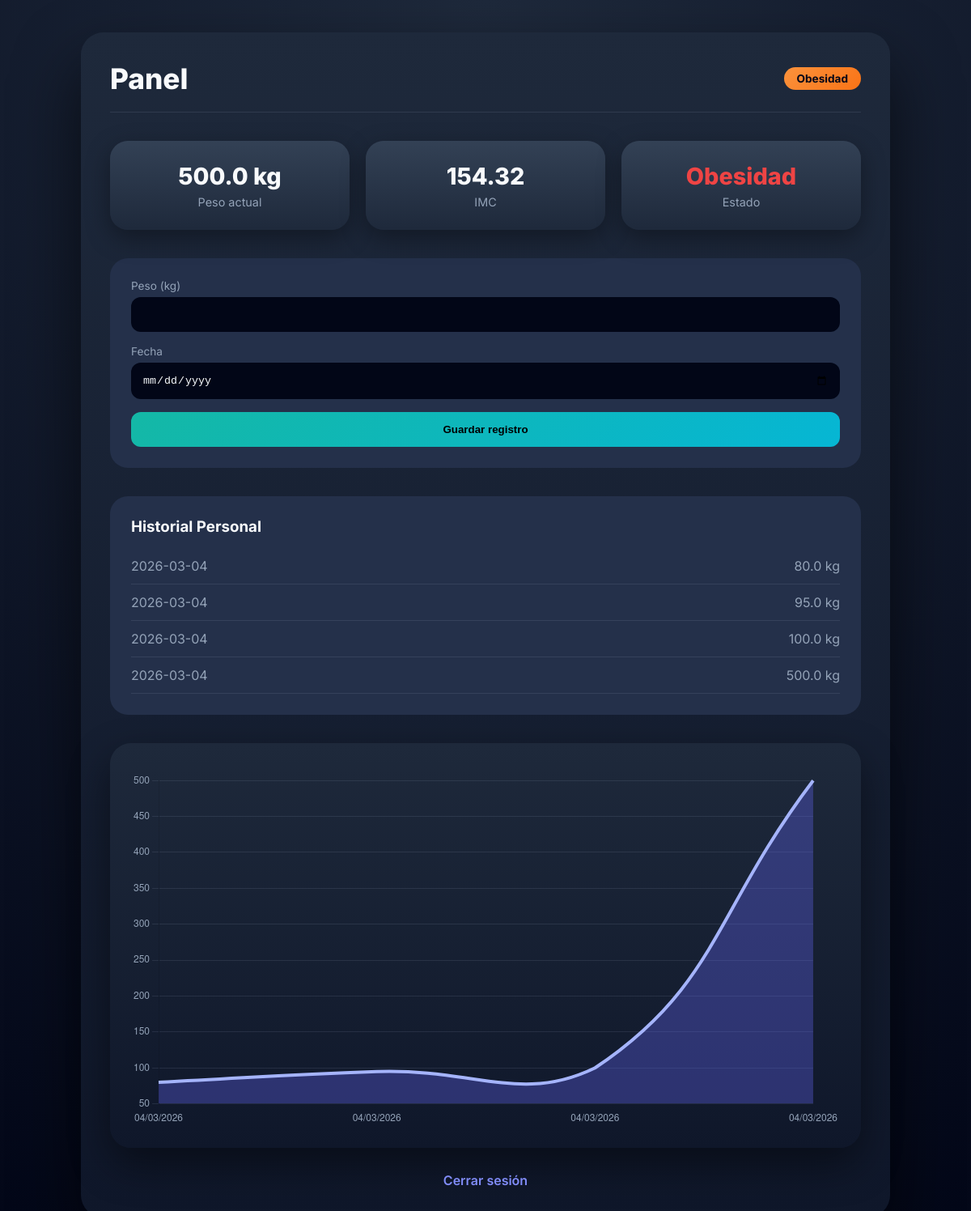
Screenshot of / (signed in) with the database file from the repository.
### tables this page shows
CREATE TABLE registros (
            id INTEGER PRIMARY KEY AUTOINCREMENT,
            user_id INTEGER,
            peso REAL,
            fecha TEXT,
            FOREIGN KEY(user_id) REFERENCES users(id)
        );

### src/app.py (the view)
@app.get("/")
@jwt_required()
def home():
    current_user_id = get_jwt_identity()
    claims = get_jwt()
    es_admin = claims.get("rol") == "admin"
    registros = RegistroPeso.obtener_por_usuario(current_user_id)
    registros = sorted(registros, key=lambda r: r[2])
    altura = Usuario.get_altura(current_user_id)
    ultimo_peso = registros[-1][1] if registros else 0
    imc = None
    estado = "—"
    color_estado = "#94a3b8"
    if altura and ultimo_peso:
        imc = round(ultimo_peso / ((altura / 100) ** 2), 2)
        if imc < 18.5: estado, color_estado = "Bajo peso", "#fbbf24"
        elif imc < 25: estado, color_estado = "Normopeso", "#4ade80"
        elif imc < 30: estado, color_estado = "Sobrepeso", "#fb923c"
        else: estado, color_estado = "Obesidad", "#ef4444"
    labels = [datetime.strptime(r[2], "%Y-%m-%d").strftime("%d/%m/%Y") for r in registros]
    data = [r[1] for r in registros]
    return render_template(
        "home.html",
        registros=registros,
        peso_actual=ultimo_peso,
        imc=imc,
        estado=estado,
        color_estado=color_estado,
        altura=altura,
        labels=labels,
        data=data,
        hoy=date.today().strftime("%Y-%m-%d"),
        es_admin=es_admin  # <--- ¡PASAMOS EL DATO AQUÍ!
    )

### src/app.py (called while the page is built)
@app.after_request
def aplicar_seguridad(response):
    response.headers['Strict-Transport-Security'] = 'max-age=31536000; includeSubDomains'
    response.headers['Content-Security-Policy'] = csp_string
    response.headers['X-Content-Type-Options'] = 'nosniff'
    response.headers['X-Frame-Options'] = 'SAMEORIGIN'
    return response

### src/db.py (called while the page is built)
def get_connection():
    return sqlite3.connect(DB_PATH)

### src/models.py (called while the page is built)
    @staticmethod
    def get_altura(user_id):
        conn = get_connection()
        cur = conn.cursor()
        cur.execute("SELECT altura FROM users WHERE id=?", (user_id,))
        row = cur.fetchone()
        conn.close()
        return row[0] if row else None

    @staticmethod
    def obtener_por_usuario(user_id):
        conn = get_connection()
        cur = conn.cursor()
        cur.execute("""
            SELECT id, peso, fecha
            FROM registros
            WHERE user_id=?
            ORDER BY fecha DESC
        """, (user_id,))
        rows = cur.fetchall()
        conn.close()
        return rows

### templates/home.html (shortened to what this page needs)
<!DOCTYPE html>
<html lang="es">
<head>
</head>
<body>
<div class="panel">
    {% if es_admin %}
    <div class="header">
        <h1>Panel de Control 🛡️</h1>
    </div>
    <div class="stats" style="grid-template-columns: 1fr;">
        <div class="stat">
            <div class="stat-value">Modo Administrador</div>
            <div class="stat-label">Gestión global del sistema activada</div>
        </div>
    </div>
    <div class="form-card" style="text-align: center; padding: 40px;">
        <p style="margin-bottom: 25px; color: var(--muted); font-size: 1.1rem;">
            Bienvenido, Jefe. Desde aquí puedes supervisar la actividad de todos los usuarios registrados.
        </p>
        <a href="/admin/registros" class="btn-admin">
            📊 Acceder a Registros Globales
        </a>
    </div>
    {% else %}
    <div class="header">
        <h1>Panel</h1>
        <div class="status">{{ estado }}</div>
    </div>
    <div class="stats">
        <div class="stat">
            <div class="stat-value">{{ peso_actual }} kg</div>
            <div class="stat-label">Peso actual</div>
        </div>
        <div class="stat">
            <div class="stat-value">{{ imc }}</div>
            <div class="stat-label">IMC</div>
        </div>
        <div class="stat">
            <div class="stat-value" style="color:{{ color_estado }}">{{ estado }}</div>
            <div class="stat-label">Estado</div>
        </div>
    </div>
    <div class="form-card">
        <form method="POST" action="/registro">
            <label>Peso (kg)</label>
            <input type="number" step="0.01" name="peso" required>
            <label>Fecha</label>
            <input type="date" name="fecha" required min="2000-01-01" max="{{ hoy }}">
            <button>Guardar registro</button>
        </form>
    </div>
    <div class="historial">
        <h3>Historial Personal</h3>
        {% if registros %}
            {% for r in registros %}
            <div class="item">
                <span>{{ r[2] }}</span>
                <span>{{ r[1] }} kg</span>
            </div>
            {% endfor %}
        {% else %}
            <p style="color:var(--muted)">No hay registros aún.</p>
        {% endif %}
    </div>
    {% if registros %}
    <div class="chart-card">
        <canvas id="chart"></canvas>
    </div>
    {% endif %}
    {% endif %}
    <div class="links">
        <a href="/logout" class="btn-logout">Cerrar sesión</a>
    </div>
</div>
{% if registros %}
<script>
const labels = {{ labels | tojson | safe }};
const data = {{ data | tojson | safe }};
new Chart(document.getElementById('chart'), {
    type: 'line',
    data: {
        labels: labels,
        datasets: [{
            data: data,
            borderColor: '#a5b4fc',
            backgroundColor: 'rgba(99,102,241,.35)',
            borderWidth: 4,
            tension: .45,
            fill: true,
            pointRadius: 0,
            pointHoverRadius: 7,
            pointBackgroundColor: '#e0e7ff'
        }]
    },
    options: {
        animation: { duration: 1400, easing: 'easeOutQuart' },
        plugins: {
            legend: { display: false },
            tooltip: {
                backgroundColor: '#020617',
                titleColor: '#e5e7eb',
                bodyColor: '#f8fafc',
                padding: 14,
                cornerRadius: 12
            }
        },
        scales: {
            x: {
                grid: { display: false },
                ticks: { color: '#94a3b8' }
            },
            y: {
                grid: { color: 'rgba(148,163,184,.15)' },
                ticks: { color: '#94a3b8' }
            }
        }
    }
});
</script>
{% endif %}
</body>
</html>

### templates/home.html (style rules this page uses)
:root { --bg:#0f172a; --card:#1e293b; --card-soft:#24304a; --text:#f8fafc; --muted:#94a3b8; --primary:#6366f1; --success:#4ade80; --danger:#ef4444; --warning:#fbbf24; }
* { box-sizing:border-box;margin:0;padding:0 }
body { font-family:'Inter',sans-serif; background:radial-gradient(circle at top,#1e293b,#020617); color:var(--text); padding:40px 20px; }
.panel { max-width:1000px; margin:0 auto; background:linear-gradient(180deg,#1e293b,#0f172a); border-radius:28px; padding:36px; box-shadow:0 40px 80px rgba(0,0,0,.6); }
.header { display:flex; justify-content:space-between; align-items:center; margin-bottom:35px; padding-bottom:20px; border-bottom:1px solid rgba(148,163,184,.15); }
.header h1 { font-size:2.2rem; font-weight:800; }
.status { font-size:.85rem; padding:6px 16px; border-radius:999px; background:linear-gradient(135deg,#fb923c,#f97316); color:#020617; font-weight:700; }
.stats { display:grid; grid-template-columns:repeat(3,1fr); gap:20px; margin-bottom:35px; }
.stat { background:linear-gradient(180deg,#334155,#1e293b); padding:26px; border-radius:22px; text-align:center; box-shadow:0 10px 30px rgba(0,0,0,.35); }
.stat-value { font-size:1.8rem; font-weight:800; }
.stat-label { font-size:.9rem; color:var(--muted); margin-top:6px; }
.form-card { background:var(--card-soft); padding:26px; border-radius:22px; margin-bottom:35px; }
label { display:block; font-size:.85rem; color:var(--muted); margin-bottom:6px; }
input { width:100%; padding:14px; border-radius:12px; border:none; margin-bottom:16px; background:#020617; color:var(--text); }
button { width:100%; padding:14px; background:linear-gradient(135deg,#14b8a6,#06b6d4); border:none; border-radius:12px; font-weight:700; cursor:pointer; }
.historial { background:var(--card-soft); padding:26px; border-radius:22px; margin-bottom:35px; }
.historial h3 { margin-bottom:15px; }
.item { display:flex; justify-content:space-between; padding:12px 0; border-bottom:1px solid rgba(148,163,184,.15); color:var(--muted); }
.chart-card { background:linear-gradient(180deg,#1e293b,#0f172a); padding:26px; border-radius:26px; box-shadow:0 20px 50px rgba(0,0,0,.45); }
.btn-logout { color: #818cf8; text-decoration: none; font-weight: 600; }
canvas { margin-top:10px; }
.links { margin-top:30px; text-align:center; }
.links a { color:#818cf8; text-decoration:none; }

### rows the page displays
registros: peso "500.0", fecha "2026-03-04"
registros: fecha "2026-03-04", peso "80.0"
registros: fecha "2026-03-04", peso "95.0"
registros: fecha "2026-03-04", peso "100.0"

### other values shown
{{ estado }} "Obesidad"
{{ imc }} "154.32"
chart data {{ labels | tojson | safe }} ["04/03/2026", "04/03/2026", "04/03/2026", "04/03/2026"]
chart data {{ data | tojson | safe }} [80.0, 95.0, 100.0, 500.0]
